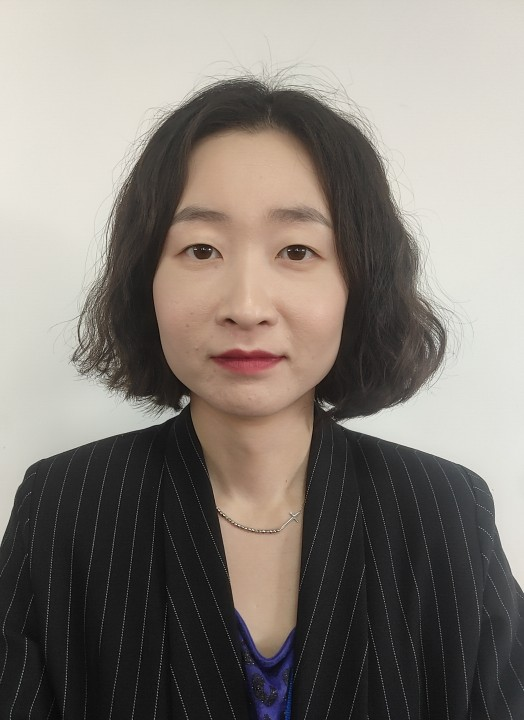
//> input picture face_recognize/face_recognize/src_3.jpg, 524 x 720 px, given in place of hezhao.jpg, which was not available
$ ./face   (built with g++ and OpenCV 4)
//> lines starting //> are read from the running program, lines starting //| are printed output that depends on the picture; after the words box and inside, x2 and y2 are one past the last pixel; in counts of white or black regions, pixels touching at a corner belong together; pictures that were not available may be replaced by others from this repository, and a replacement may not be noted

#include <opencv2/highgui/highgui.hpp>
#include <opencv2/imgproc/imgproc.hpp>
#include <opencv2/core/core.hpp>
#include <opencv2/objdetect/objdetect.hpp>

using namespace cv;
using namespace std;

void detectAndDraw( Mat& img, CascadeClassifier& cascade,
                   CascadeClassifier& nestedCascade,
                   double scale, bool tryflip );

int main()
{
    // [5 lines of commented-out code are left out]
    Mat frame;
    Mat edges;

    CascadeClassifier cascade, nestedCascade;
    bool stop = false;
    //训练好的文件名称，放置在可执行文件同目录下
    cascade.load("D:\\opencv\\sources\\data\\haarcascades\\haarcascade_frontalface_alt.xml");
    nestedCascade.load("D:\\opencv\\sources\\data\\haarcascades\\haarcascade_eye.xml");
    frame = imread("E:\\tmpimg\\hezhao.jpg");
//> frame is the input picture: 720 rows x 524 cols, CV_8UC3; mean B, G, R 118.5, 125.3, 132.1
    detectAndDraw( frame, cascade, nestedCascade,2,0 );
    waitKey();
    // [7 lines of commented-out code are left out]
    return 0;
}
void detectAndDraw( Mat& img, CascadeClassifier& cascade,
                   CascadeClassifier& nestedCascade,
                   double scale, bool tryflip )
{
//> called with scale = 2, tryflip = false
    int i = 0;
    double t = 0;
    //建立用于存放人脸的向量容器
    vector<Rect> faces, faces2;
    //定义一些颜色，用来标示不同的人脸
    const static Scalar colors[] =  {
        CV_RGB(0,0,255),
        CV_RGB(0,128,255),
        CV_RGB(0,255,255),
        CV_RGB(0,255,0),
        CV_RGB(255,128,0),
        CV_RGB(255,255,0),
        CV_RGB(255,0,0),
        CV_RGB(255,0,255)} ;
    //建立缩小的图片，加快检测速度
    //nt cvRound (double value) 对一个double型的数进行四舍五入，并返回一个整型数！
    Mat gray, smallImg( cvRound (img.rows/scale), cvRound(img.cols/scale), CV_8UC1 );
    //转成灰度图像，Harr特征基于灰度图
    cvtColor( img, gray, CV_BGR2GRAY );
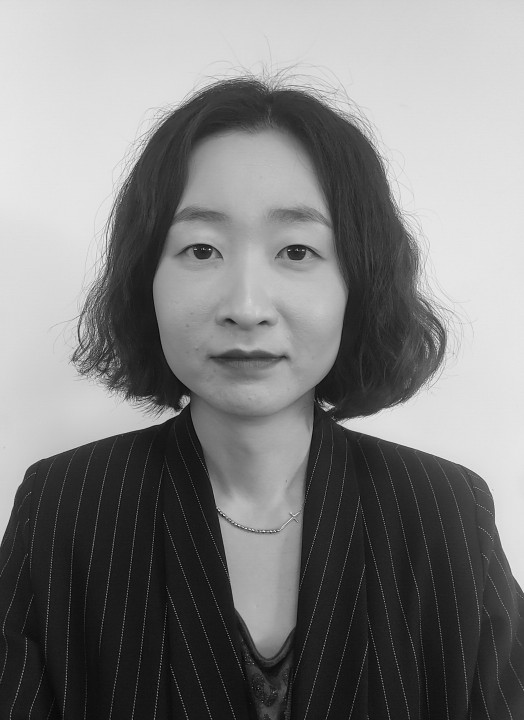
//> gray: 720 rows x 524 cols, CV_8UC1; min 0, max 248, mean 126.5
    imshow("灰度",gray);
    //改变图像大小，使用双线性差值
    resize( gray, smallImg, smallImg.size(), 0, 0, INTER_LINEAR );
    imshow("缩小尺寸",smallImg);
    //变换后的图像进行直方图均值化处理
    equalizeHist( smallImg, smallImg );
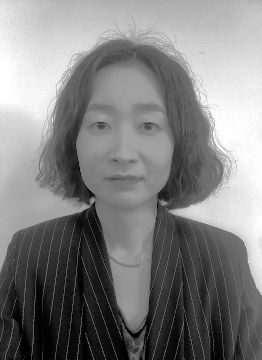
//> smallImg: 360 rows x 262 cols, CV_8UC1; min 0, max 255, mean 128.8
    imshow("直方图均值处理",smallImg);
    //程序开始和结束插入此函数获取时间，经过计算求得算法执行时间
    t = (double)cvGetTickCount();
    //检测人脸
    //detectMultiScale函数中smallImg表示的是要检测的输入图像为smallImg，faces表示检测到的人脸目标序列，1.1表示
    //每次图像尺寸减小的比例为1.1，2表示每一个目标至少要被检测到3次才算是真的目标(因为周围的像素和不同的窗口大
    //小都可以检测到人脸),CV_HAAR_SCALE_IMAGE表示不是缩放分类器来检测，而是缩放图像，Size(30, 30)为目标的
    //最小最大尺寸
    cascade.detectMultiScale( smallImg, faces,
        1.1, 2, 0
        // |CV_HAAR_FIND_BIGGEST_OBJECT
        // |CV_HAAR_DO_ROUGH_SEARCH
        |CV_HAAR_SCALE_IMAGE
        ,Size(30, 30));
//> faces = 1 Rect (x, y, width, height): [63, 78, 124, 124]
    //如果使能，翻转图像继续检测
    if( tryflip )
    {
        flip(smallImg, smallImg, 1);
        imshow("反转图像",smallImg);
        cascade.detectMultiScale( smallImg, faces2,
            1.1, 2, 0
            // |CV_HAAR_FIND_BIGGEST_OBJECT
            // |CV_HAAR_DO_ROUGH_SEARCH
            |CV_HAAR_SCALE_IMAGE
            ,Size(30, 30) );
        for( vector<Rect>::const_iterator r = faces2.begin(); r != faces2.end(); r++ )
        {
            faces.push_back(Rect(smallImg.cols - r->x - r->width, r->y, r->width, r->height));
        }
    }
    t = (double)cvGetTickCount() - t;
    //   qDebug( "detection time = %g ms\n", t/((double)cvGetTickFrequency()*1000.) );
    for( vector<Rect>::const_iterator r = faces.begin(); r != faces.end(); r++, i++ )
    {
        Mat smallImgROI;
        vector<Rect> nestedObjects;
        Point center;
        Scalar color = colors[i%8];
        int radius;

        double aspect_ratio = (double)r->width/r->height;
        if( 0.75 < aspect_ratio && aspect_ratio < 1.3 )
        {
            //标示人脸时在缩小之前的图像上标示，所以这里根据缩放比例换算回去
            center.x = cvRound((r->x + r->width*0.5)*scale);
            center.y = cvRound((r->y + r->height*0.5)*scale);
            radius = cvRound((r->width + r->height)*0.25*scale);
            circle( img, center, radius, color, 3, 8, 0 );
        }
        else
            rectangle( img, cvPoint(cvRound(r->x*scale), cvRound(r->y*scale)),
            cvPoint(cvRound((r->x + r->width-1)*scale), cvRound((r->y + r->height-1)*scale)),
            color, 3, 8, 0);
        if( nestedCascade.empty() )
            continue;
        smallImgROI = smallImg(*r);
        //同样方法检测人眼
        nestedCascade.detectMultiScale( smallImgROI, nestedObjects,
            1.1, 2, 0
            // |CV_HAAR_FIND_BIGGEST_OBJECT
            // |CV_HAAR_DO_ROUGH_SEARCH
            // |CV_HAAR_DO_CANNY_PRUNING
            |CV_HAAR_SCALE_IMAGE
            ,Size(30, 30) );
        for( vector<Rect>::const_iterator nr = nestedObjects.begin(); nr != nestedObjects.end(); nr++ )
        {
            center.x = cvRound((r->x + nr->x + nr->width*0.5)*scale);
            center.y = cvRound((r->y + nr->y + nr->height*0.5)*scale);
            radius = cvRound((nr->width + nr->height)*0.25*scale);
            circle( img, center, radius, color, 3, 8, 0 );
        }
    }
//> this loop made 1 pass
//> (aspect_ratio, radius) on pass 1: (1, 38)
//> pass 1, in detectAndDraw, `smallImgROI = smallImg(*r);`:
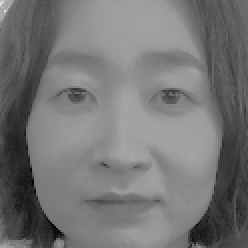
//> smallImgROI: 124 rows x 124 cols, CV_8UC1 (shown 2 times larger); min 3, max 226, mean 117
//> after the loop:
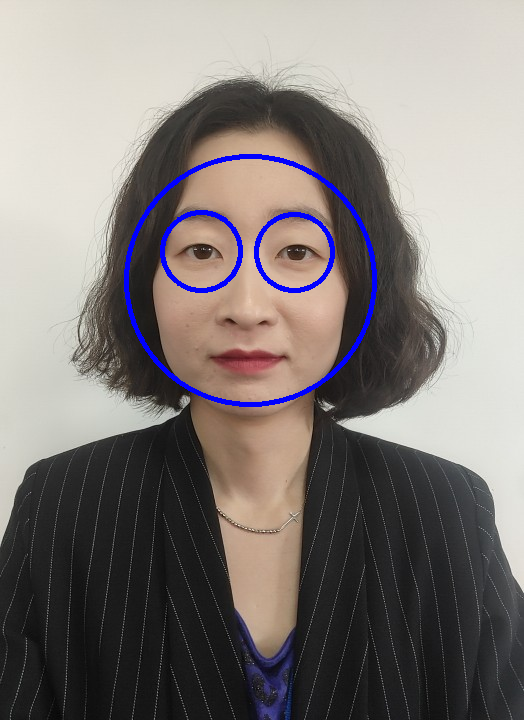
//> img: 720 rows x 524 cols, CV_8UC3; 1.67% of pixels changed, all inside (x1, y1, x2, y2) = (124, 154, 377, 407)
//> after the loop, i = 1
    imshow( "识别结果", img );
}

$ run again, on face_recognize/face_recognize/src_4.jpg
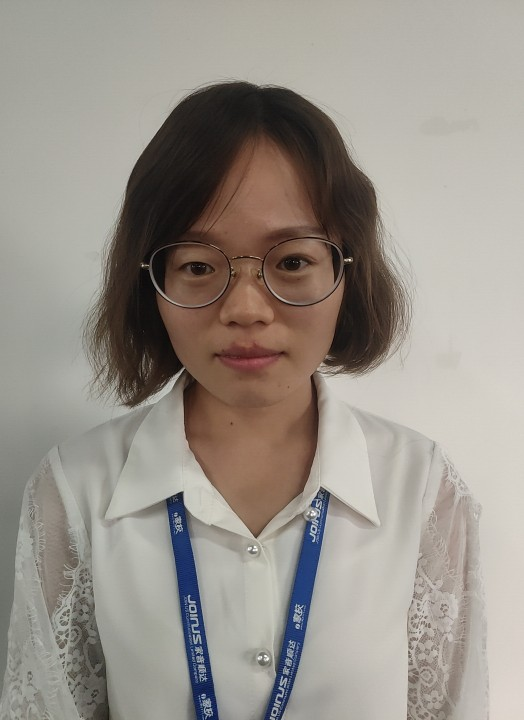
//> input picture face_recognize/face_recognize/src_4.jpg, 524 x 720 px, given in place of hezhao.jpg, which was not available
//> frame is the input picture: 720 rows x 524 cols, CV_8UC3; mean B, G, R 138.2, 146, 152.6
//> faces = 1 Rect (x, y, width, height): [67, 91, 114, 114]
//> the loop in detectAndDraw, `for( vector<Rect>::const_iterator r = faces.begin(); r != faces.end();..` made 1 pass
//> (aspect_ratio, radius) on pass 1: (1, 114)
//> pass 1, in detectAndDraw, `smallImgROI = smallImg(*r);`:
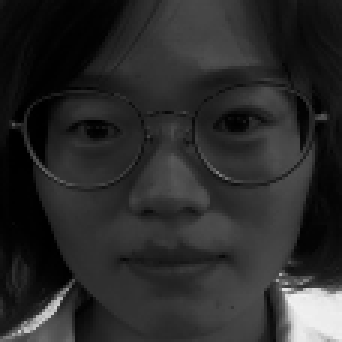
//> smallImgROI: 114 rows x 114 cols, CV_8UC1 (shown 3 times larger); min 0, max 241, mean 42.7
//> after the loop in detectAndDraw, `for( vector<Rect>::const_iterator r = faces.begin(); r != faces.end();..`:
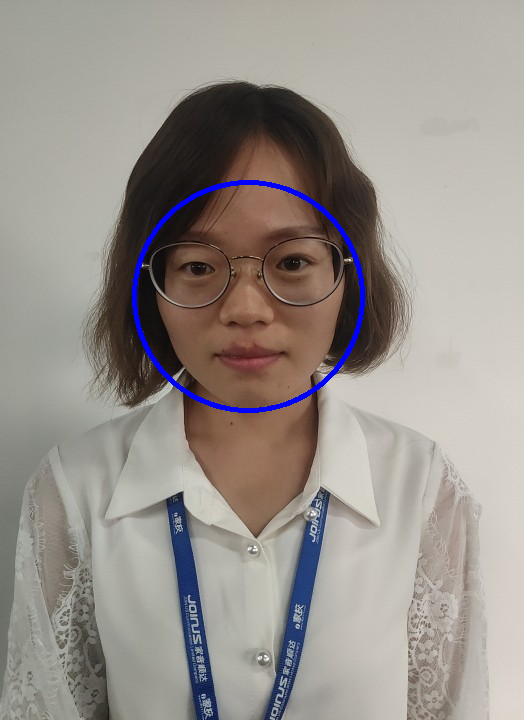
//> img: 720 rows x 524 cols, CV_8UC3; 0.95% of pixels changed, all inside (x1, y1, x2, y2) = (132, 180, 365, 413)
//> after the loop in detectAndDraw, `for( vector<Rect>::const_iterator r = faces.begin(); r != faces.end();..`: i = 1

$ run again, on face_recognize/face_recognize/src_5.jpg
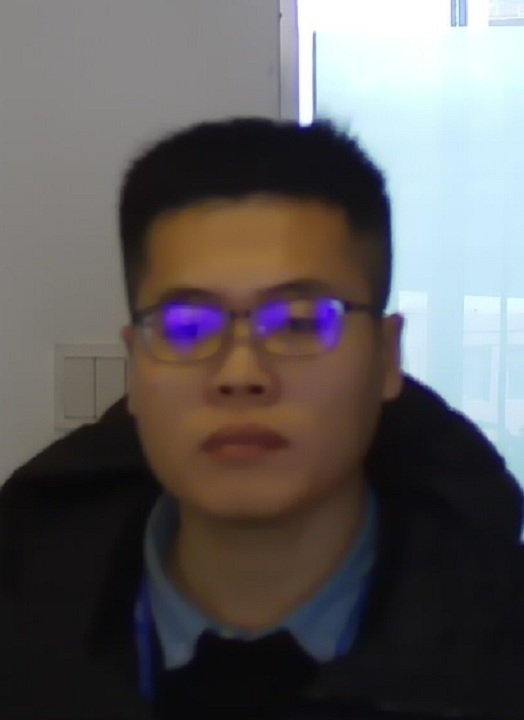
//> input picture face_recognize/face_recognize/src_5.jpg, 524 x 720 px, given in place of hezhao.jpg, which was not available
//> frame is the input picture: 720 rows x 524 cols, CV_8UC3; mean B, G, R 92.4, 92.2, 95.4
//> faces = 1 Rect (x, y, width, height): [47, 102, 150, 150]
//> the loop in detectAndDraw, `for( vector<Rect>::const_iterator r = faces.begin(); r != faces.end();..` made 1 pass
//> (aspect_ratio, radius) on pass 1: (1, 48)
//> pass 1, in detectAndDraw, `smallImgROI = smallImg(*r);`:
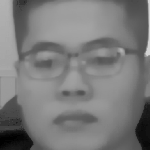
//> smallImgROI: 150 rows x 150 cols, CV_8UC1; min 0, max 213, mean 122.1
//> after the loop in detectAndDraw, `for( vector<Rect>::const_iterator r = faces.begin(); r != faces.end();..`:
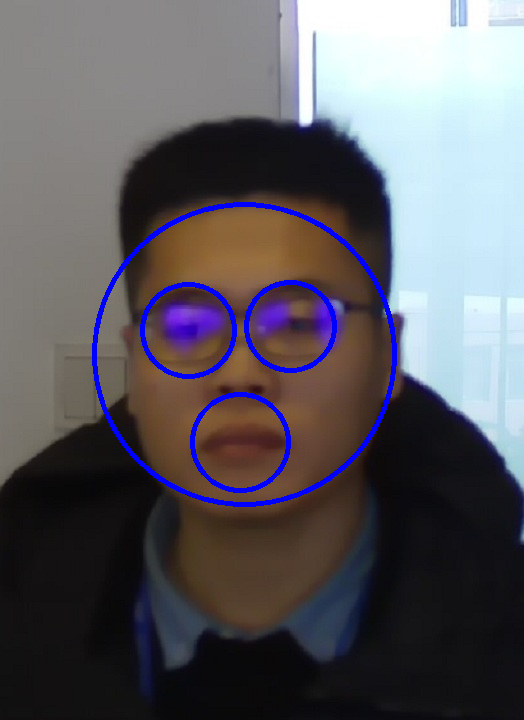
//> img: 720 rows x 524 cols, CV_8UC3; 2.36% of pixels changed, all inside (x1, y1, x2, y2) = (92, 202, 397, 507)
//> after the loop in detectAndDraw, `for( vector<Rect>::const_iterator r = faces.begin(); r != faces.end();..`: i = 1
